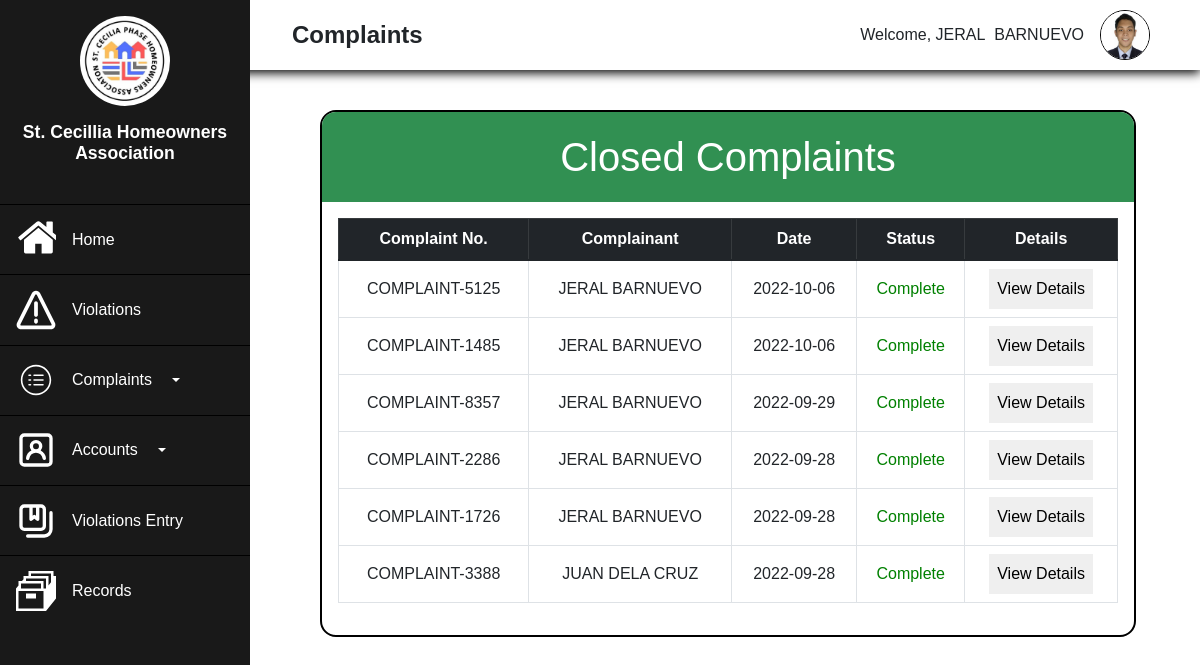
Page /Admin/Closed-Complaint.php (signed in) on the committed database.
### tables this page shows
CREATE TABLE `complaint` (
  `Complaint_ID` int(11) NOT NULL,
  `homeownersID` int(11) DEFAULT NULL,
  `adminID` int(11) DEFAULT NULL,
  `Complaint_No` varchar(255) NOT NULL,
  `Complainant_Name` varchar(255) NOT NULL,
  `Complaint_Details` text NOT NULL,
  `Address` varchar(255) NOT NULL,
  `ContactNo` varchar(255) NOT NULL,
  `Attachment` varchar(255) NOT NULL,
  `Date` date NOT NULL DEFAULT current_timestamp(),
  `Status` varchar(255) NOT NULL,
  `Remarks` text NOT NULL,
  `forward_status` text NOT NULL
);

### Admin/Closed-Complaint.php (the view, shortened to what this page needs)
<?php
    require("process.php");
?>
<!DOCTYPE html>
<html lang="en">
<head>
    <link rel="stylesheet" href="https://use.fontawesome.com/releases/v5.15.4/css/all.css">
    <link rel="stylesheet" href="realtime.css">
    <link href="https://cdn.jsdelivr.net/npm/bootstrap@5.1.3/dist/css/bootstrap.min.css" rel="stylesheet">
    <link rel="stylesheet" href="Admin-Complaint.css">
    <link rel="stylesheet" type="text/css" href="https://cdnjs.cloudflare.com/ajax/libs/twitter-bootstrap/5.1.3/css/bootstrap.min.css"/>
    <link rel="stylesheet" type="text/css" href="https://cdn.datatables.net/v/bs5/jszip-2.5.0/dt-1.12.1/b-2.2.3/b-colvis-2.2.3/b-html5-2.2.3/b-print-2.2.3/datatables.min.css"/>
</head>
<body>
<?php
    if(!empty($_SESSION['Admin_ID'])){
        $AdminID=$_SESSION['Admin_ID'];
        $result=mysqli_query($conn, "SELECT*FROM admin WHERE Admin_ID='$AdminID'");
        $row=mysqli_fetch_assoc($result);
    }
?>
    <div class="main">
    <div class="side">
        <div class="logo">
            <img src="../Assets/logo.jpg" alt="" width="90px">
            <h2>St. Cecillia Homeowners Association</h2>
        </div>
        <div class="button">
            <ul class="side-button">
                <a href="Admin-Dashboard.php"><button class="buttn">
                    <p>Home</p>
                </button></a>
                <a href="Admin-Violations.php"><button class="buttn">
                    <p>Violations</p>
                </button></a>
                <button type="button" class="buttn buttn-primary dropdown-toggle" data-bs-toggle="dropdown">
                    <p>Complaints</p>
                </button>
                <button type="button" class="buttn buttn-primary dropdown-toggle" data-bs-toggle="dropdown">
                    <p>Accounts</p>
                </button>
                <a href="Violation-Entry.php"><button class="buttn">
                    <p>Violations Entry</p>
                </button></a>
                <a href="Admin-Records.php"><button class="buttn">
                    <svg xmlns="http://www.w3.org/2000/svg" width="16" height="16" viewBox="0 0 16 16"><path fill="#fffff" d="M4 9h4v2H4V9z"/><path fill="#fffff" d="M16 2h-1V0H5v2H3v1.25L2.4 4H1v1.75L0 7v9h12l4-5V2zM2 5h8v2H2V5zm9 10H1V8h10v7zm1-8h-1V4H4V3h8v4zm2-2.5l-1 1.25V2H6V1h8v3.5z"/></svg><p>Records</p>
                </button></a>
            </ul>
        </div>
    </div>
    <div class="top">
        <div class="burger">
            <p>Complaints</p>
        </div>
        <div class="profile">
        <div class="welcome"><p>Welcome, <?php echo $row['FirstName'], "&nbsp;&nbsp;",$row['LastName']; ?></p></div>
        <div class="image" onclick="Dropmenu();">
                <img src="admin-imgs/<?php echo $row['Image_Profile']; ?>" alt="" width="50px">
            </div>
        </div>
    </div>
    <div class="body">
        <div class="container1">
            <div class="title"><h1>Closed Complaints</h1></div>
            <div class="table-complaint">
            <table class="table table-bordered table-hover table-responsive" id="Mytable" style="padding:0;">
                <thead class="table-dark head">
                    <tr>
                    <th class="text-center">Complaint No.</th>
                    <th class="text-center">Complainant</th>
                    <th class="text-center">Date</th>
                    <th class="text-center">Status</th>
                    <th class="text-center">Details</th>
                    </tr>
                </thead>
                <tbody>
                <?php
                    if(!empty($_SESSION['Admin_ID'])){
                    $query=mysqli_query($conn,"SELECT complaint.Complaint_ID, complaint.Complaint_No, complaint.Complainant_Name, complaint.Complaint_Details,complaint.Address,
                    complaint.ContactNo, complaint.Address, complaint.Date, complaint.Status, homeowners.First_Name,homeowners.Last_Name FROM complaint INNER JOIN homeowners
                    ON complaint.homeownersID=homeowners.Homeowners_ID WHERE complaint.Status='Complete' ORDER BY complaint.Complaint_ID desc");
                    while($row1=mysqli_fetch_assoc($query)){
                ?>
                    <tr>
                    <td><?php echo $row1['Complaint_No']; ?></td>
                    <td><?php echo $row1['Complainant_Name']; ?></td>
                    <td><?php echo $row1['Date']; ?></td>
                    <td style="color:green;"><?php echo $row1['Status'] ?></td>
                    <td><button style="padding:.5rem; border:none;" data-bs-toggle="modal" data-bs-target="#viewdetails<?php echo $row1['Complaint_ID']; ?>">View Details</button></td>
                    </tr>
                    <?php
                    }
                    }
                ?>
                </tbody>
            </table>
            </div>
        </div>
    </div>
</div>
</body>
</html>

### Admin/realtime.css (style rules this page uses)
* { box-sizing: border-box; margin:0; padding:0; font-family: 'Poppins', sans-serif; }
:root { --side:#191919; --top:#ffffff; --body:#ffffff; --font-text:#000000; --main-color:#59CE8F; --secondary:#319052; --hover:#65C18C; }
.main { display: grid; grid-template-columns: 250px 1fr; grid-template-rows: 100px 1fr; grid-template-areas: "side head head" "side body body" "side body body"; height: 100%; width: 100%; }
.side { grid-area:side; display: flex; flex-direction: column; align-items: center; gap:1rem; background:var(--side); padding:0; width:100%; min-height: 100vh; max-width: 250px; z-index: 999; position: fixed; top:0; left:0; }
.side>.logo { display: flex; flex-direction: column; align-items: center; justify-content: center; text-align: center; gap:1rem; padding:1rem; }
.side>.logo>h2 { font-size:1.1rem; font-weight: 600; color: #FFFFFF; }
.side>.logo>img { border-radius:100%; }
svg { fill:#FFFFFF; width: 40px; height: 50px; }
.side-button { padding:0; margin:0; display: flex; flex-direction: column; }
.button { width: 100%; }
.buttn { width: 100%; padding:.6rem; background-color:var(--side); color:#FFFFFF; border-top:1px solid black; border-left:none; border-right:none; border-bottom: none; display:flex; align-items: center; transition: .5s; }
.button>.side-button>a { text-decoration: none; }
.button>.side-button>a>.buttn { display: flex; align-items: center; justify-content: flex-start; gap:1rem; font-size: 1rem; text-align:center; padding-left:1rem; }
.button>.side-button>a>.buttn>p { padding:0; margin:0; }
.buttn { display: flex; align-items: center; padding-left:1rem; gap:1rem; font-size: 1rem; text-align:center; }
.buttn>p { margin:0; padding:0; }
.top { grid-area:head; display: flex; align-items: center; justify-content: space-between; padding: 1rem 1rem; background:var(--top); box-shadow:0 3px 10px black ; position: fixed; top:0; left:0; height:80px; z-index:90; width:100%; height: 70px; padding-left:260px; padding-right:50px; }
.burger { display: flex; flex-direction: row; align-items: center; gap:1rem; padding-left:2rem; }
.top>.profile { display: flex; align-items: center; gap:1rem; }
.top>.burger>p { margin:0; font-weight: 600; font-size: 1.5rem; }
.top>.profile>.welcome { display: flex; align-items: center; justify-content: center; }
.top>.profile>.welcome>p { margin:0; }
.top>.profile>.image { border: 1px black solid; width: 50px; height: 50px; border-radius: 100%; position: relative; overflow: hidden; cursor:pointer; transition:1s; }
.top>.profile>.image>img { position: absolute; top:0; left:0; width: 100%; height: 100%; object-fit:cover; }
.body { display: flex; align-items: flex-start; justify-content: flex-start; flex-direction: column; padding:4rem; background-color: #ffffff; width: 100%; min-height: 100vh; padding-left:320px; padding-top: 110px; overflow: scroll; position:absolute; }
.table { width: 100%; height: 100%; max-height: 400px; background-color: #FFFFFF; padding:1.5rem; margin:0; overflow: scroll; }
thead { vertical-align: middle; text-align: center; border: 1px solid black; }
tbody { vertical-align: middle; text-align: center; }
.table-responsive { padding:0; }
tr { padding:0; vertical-align: middle; }

### Admin/Admin-Complaint.css (style rules this page uses)
.container1 { background-color: #ffffff; padding-left:0; width: 100%; max-width: 1200px; border: 2px solid black; border-radius:1rem; overflow: hidden; }
.container1>.title { width: 100%; height: 90px; background-color: #319052; display: flex; align-items: center; justify-content: center; }
.container1>.title>h1 { text-align: center; color:#ffffff; margin:0; }
#Mytable { padding:1rem; }
.table-complaint { padding:1rem; overflow-y: scroll; }
#Mytable>tbody { text-align: center; }

### rows in the picture
complaint: Complaint_No "COMPLAINT-5125", Complainant_Name "JERAL BARNUEVO", Date "2022-10-06", Status "Complete"
complaint: Complaint_No "COMPLAINT-1485", Complainant_Name "JERAL BARNUEVO", Date "2022-10-06", Status "Complete"
complaint: Complaint_No "COMPLAINT-8357", Complainant_Name "JERAL BARNUEVO", Date "2022-09-29", Status "Complete"
complaint: Complaint_No "COMPLAINT-2286", Complainant_Name "JERAL BARNUEVO", Date "2022-09-28", Status "Complete"
complaint: Complaint_No "COMPLAINT-1726", Complainant_Name "JERAL BARNUEVO", Date "2022-09-28", Status "Complete"
complaint: Complaint_No "COMPLAINT-3388", Complainant_Name "JUAN DELA CRUZ", Date "2022-09-28", Status "Complete"

### other values in the picture
$row['FirstName'] "JERAL"
$row['LastName'] "BARNUEVO"
